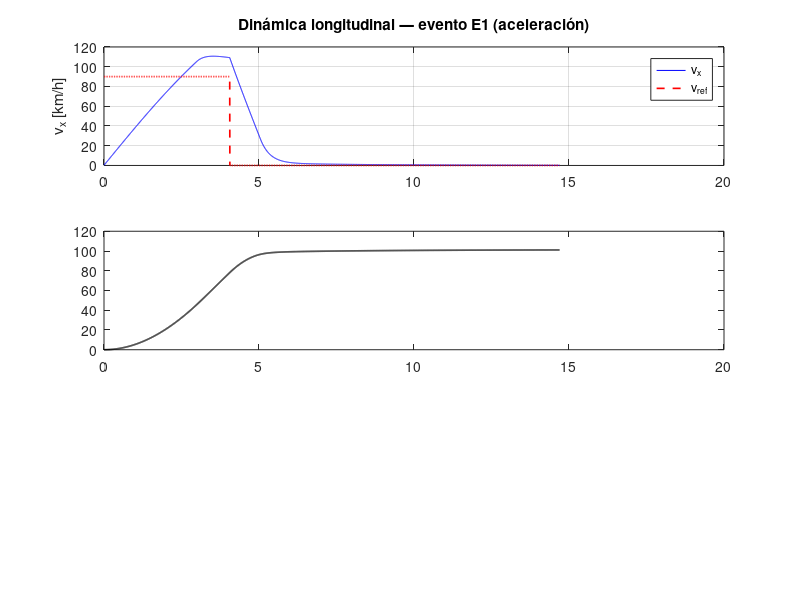

The MATLAB source for this figure: (Note: this script raises an error after producing the figure.)
%% P1. Dinámica Longitudinal del Vehículo
% Sistemas de Control de Vehículos
% 
% Grado en Ingeniería Electrónica, Robótica y Mecátronica
% 
% Universidad de Málaga
% 
% Creado por: David Rodríguez Martínez
% 
% Última actualización: 18 Septiembre 2026
% Introducción y objetivos
% Este archivo contiene a su vez el guión de la práctica y los bloques de código 
% a completar. En esta primera práctica definiremos las propiedades, los parámetros 
% de diseño de nuestro monoplaza de competición FSDriverless y diseñaremos el 
% primer modelo dinámica longitudinal. 
% 
% Para completar esta práctica se necesita conocer la ecuación fundamental de 
% movimiento longitudinal de un vehículo desarrollada en el Bloque 2. 
% 
% Al terminar esta práctica deberás ser capaz de:
%% 
% # Escribir y simular la ecuación de movimiento longitudinal de un vehículo.
% # Cerrar un lazo sencillo de control de velocidad. 
% # Reconocer la estructura de simulación que reutilizaremos y ampliaremos en 
% las siguientes prácticas.
%% 
% 🚧 *Importante*: _este es el primer bloque de tu proyecto individual. El archivo 
% que completes hoy se convertirá en la base longitudinal del simulador del sistema 
% de control de tu monoplaza que utilizarás durante todo el curso. Guárdalo._ 
% Qué vas a implementar
% A) La aceleración longitudinal (función |pasoLongitudinal|)
% 
% B) La ley de control PI saturada (función |controlLongitudinal|)
% Parametros del vehículo
% 💡 *Tip*: _Vamos a utilizar un_ |struct| _(o estructura). En Matlab las estructuras 
% son un tipo de datos que agrupa información relacionada mediante contenedores 
% llamados campos. Cada campo puede almacenar cualquier tipo de dato (números, 
% texto, vectores, u otras matrices)._ 

p = struct();
p.m = 230; % masas e kg
p.g = 9.81; % fuerza de la gravedad
p.rho = 1.225; % densidad del aire
p.Cd = 1.0; % aerodinámica
p.Af = 1.1; % área frontal
p.fr = 0.022;
p.Fx_trac_max = 2500; % fuerza motriz máxima
p.Fx_fren_max = 5000; % fuerza de frenado máxima
p.theta = 0; %rad
%% 
% 🧠 *Recordatorio*: la fuerza motriz máxima viene definida por el límite de 
% adherencia del neumático y el límite de potencia/par del tren motriz. En el 
% caso de la fuerza de frenado máxima, esta suele estar igualmente limitada por 
% la adherencia pero con la ventaja del frenado de las cuatro ruedas (frente a 
% un tracción trasera), lo que permite aprovechar el 100% de la masa del vehículo 
% y la carga aerodinámica disponible.
% Modelo del vehículo
% Aquí se debe definir la física del movimiento del vehículo en sentido longitudinal. 
% Más adelante esta sección incluirá el modelo de nuestro vehículo al completo. 
% 
% Dada la posición del vehículo y la fuerza tractiva aplicada, deberemos calcular 
% dónde se encuentra el vehículo en el siguiente paso temporal:

% Integración de la dinámica longitudinal
z0 = [0;0]; % vector de estados del vehículo [x,v_x]

function z_next = pasoLongitudinal(z, u, p, dt)
    Fx=u;
    v_x=z(2);

    %resistencias
    Ra = 0.5*p.rho*p.Cd*p.Af*v_x^2; % resistencia aerodinámica
    Rr = p.fr*p.m*p.g*cos(p.theta); % rodadura
    Rg = p.m*p.g*sin(p.theta); % gravitatoria

    %aceleración
    ax = (Fx - Ra - sign(v_x)*Rr - Rg)/p.m;
   
    %velocidad
    vx_next = max(v_x + ax*dt,0); %velocidad en el siguiente instante de tiempo
    x_next = z(1)+v_x*dt;
    z_next = z;
    z_next(1) = x_next;
    z_next(2) = vx_next;
end
% Controlador velocidad 
% Vamos a definir aquí nuestro controlador de velocidad en base al siguiente 
% diagrama:
% 
% 
% 
% 
% Recordatorio sobre controladores PI
% Vamos a implementar un controlador PI de velocidad. Queremos que $v_x$ siga 
% una referencia $v_{ref}$. El error, por tanto, vendrá definido por 
% 
% $$e = v_{ref} - v_x$$
% 
% y pedimos una fuerza de tracción proporcional a este error mas un termino 
% integral que elimina el error en regimen permanente:
% 
% $$F_x = K_p \cdot e + K_i \int{e \cdot dt}$$
% 
% La fuerza real que se puede ejercer estará limitada por la adherencia y la 
% capacidad de nuestro motor. $F_x$ saturará entre máximo de frenado y el máximo 
% de aceleración. 
% 
% *🧠Recordatorio*: _La saturación de un controlador ocurre cuando la señal 
% de salida que calcula el controlador supera los límites físicos, eléctricos 
% o de software del actuador que debe ejecutar la orden._
% 
% 💡_¿Por qué fuerza de tracción como variable de control?_ Esta es una decisión 
% que facilita la integración con la ecuación que gobierna el movimiento longitudinal. 
% Es una manera de abstraer todo el tren de potencia (real) colapsándolo en una 
% sola variable. En la realidad necesitaríamos modelar todo el tren de potencia 
% (pedal del acelerador → par motor → fuerza tractiva) utilizando los mapas proprios 
% del motor (no lineales para motores de combustion interna). 

% Controlador PI de velocidad
ctrl.v_cru = 25; % velocidad de crucero objetivo [m/s]
ctrl.x_fren = 78; % distancia a la que se ordena frenar [m]
ctrl.Kp = 800; % ganancia proporcional
ctrl.Ki = 200; % ganancia integral

function [Fx,e_int] = controlLongitudinal(v_ref, v_x, e_int, dt, ctrl, p)
    e = v_ref - v_x;
    %integral del error
    e_int = e_int + e*dt;
    Fx = ctrl.Kp*e+ctrl.Ki*e_int;

    % límite de saturación de mi conrtolador
    Fx = min(max(Fx,  -p.Fx_fren_max), p.Fx_trac_max);
end
% Geometría del circuito de pruebas
% Vamos a simular una aceleración máxima durante 75 m seguida de una frenada 
% en caja que deberá completarse en menos de 25 m (límite máximo de frenada a 
% los 100 m). 

p.x_meta = 75;     % línea de cronometraje [m]
p.x_box  = 100;    % final de la caja de frenada [m]

%% SIMULADOR DE PRUEBA ACELERACIÓN Y FRENADA [NO MODIFICAR]
function [hist, t_evento] = simularE1(z0, p, ctrl, dt, Tmax)
    N = round(Tmax/dt);
    z = z0;
    hist.t  = zeros(1,N); hist.X  = zeros(1,N); hist.vx = zeros(1,N);
    hist.Fx = zeros(1,N); hist.vr = zeros(1,N);
    e_int = 0;  cruzada = false;  t_evento = NaN;  k_fin = N;
    for k = 1:N
        t = (k-1)*dt;
        if z(1) < ctrl.x_fren,  v_ref = ctrl.v_cru;  else,  v_ref = 0;  end
        [Fx, e_int] = controlLongitudinal(v_ref, z(2), e_int, dt, ctrl, p);
        z = pasoLongitudinal(z, Fx, p, dt);   % mando u = [Fx; delta]; delta = 0 en L1
        hist.t(k)=t; hist.X(k)=z(1); hist.vx(k)=z(2); hist.Fx(k)=Fx; hist.vr(k)=v_ref;
        if ~cruzada && z(1) >= p.x_meta,  cruzada = true;  t_evento = t;  end
        if cruzada && z(2) <= 0.05,  k_fin = k;  break;  end
    end
    f = 1:k_fin;
    hist.t=hist.t(f); hist.x=hist.X(f); hist.vx=hist.vx(f);
    hist.Fx=hist.Fx(f); hist.vr=hist.vr(f);
end
% Simulación

dt   = 0.005;
Tmax = 20; 

[hist, t_evento] = simularE1(z0, p, ctrl, dt, Tmax);
% Resultados 
% *Qué esperar*: Deberíamos observar como el monoplaza acelera desde parado 
% hasta la velocidad de crucero establecida (90 km/h) y la mantiene hasa cruzar 
% la linea de 75m donde hemos establecido el comienzo de la frenada. Tras cruzar 
% esta línea frena y se detiene dentro de la caja (antes de 100 m aprox).

fprintf('E1 — cruza %.0f m en  t = %.2f s\n', p.x_meta, t_evento);
fprintf('     se detiene en  X = %.1f m  (t = %.2f s)\n', hist.x(end), hist.t(end));
fprintf('     v_max = %.1f m/s = %.0f km/h\n', max(hist.vx), max(hist.vx)*3.6);
figure('Name','L1 · E1 — resultados','Color','w');
subplot(3,1,1);
  plot(hist.t, hist.vx*3.6,'b', hist.t, hist.vr*3.6,'r--','LineWidth',1.2);
  ylabel('v_x [km/h]'); grid on; legend('v_x','v_{ref}','Location','best');
  title('Dinámica longitudinal — evento E1 (aceleración)');
subplot(3,1,2);
  plot(hist.t, hist.x,'k','LineWidth',1.2); yline(p.x_meta,'--');
  ylabel('X [m]'); grid on;
subplot(3,1,3);
  plot(hist.t, hist.Fx,'m','LineWidth',1.2);
  ylabel('F_x [N]'); xlabel('t [s]'); grid on;
%% 
%%
